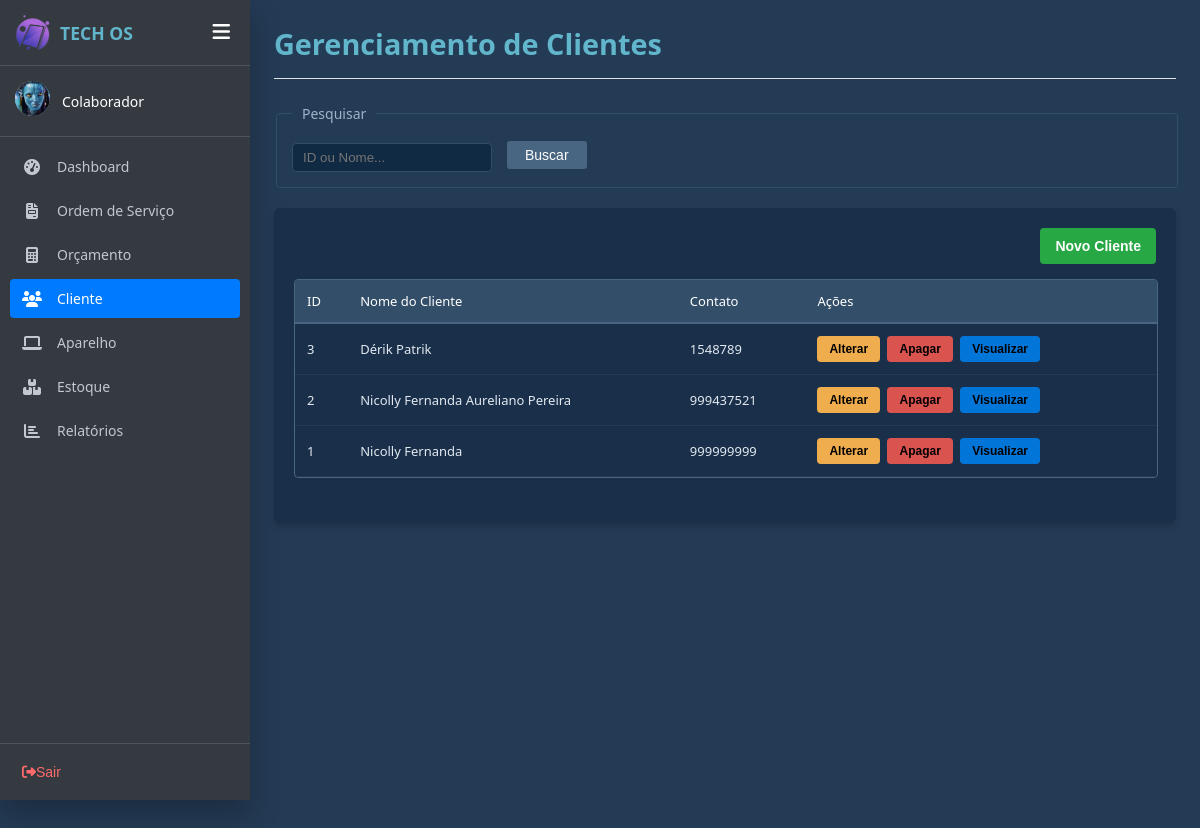
Page /cliente.php on the earlier database version.
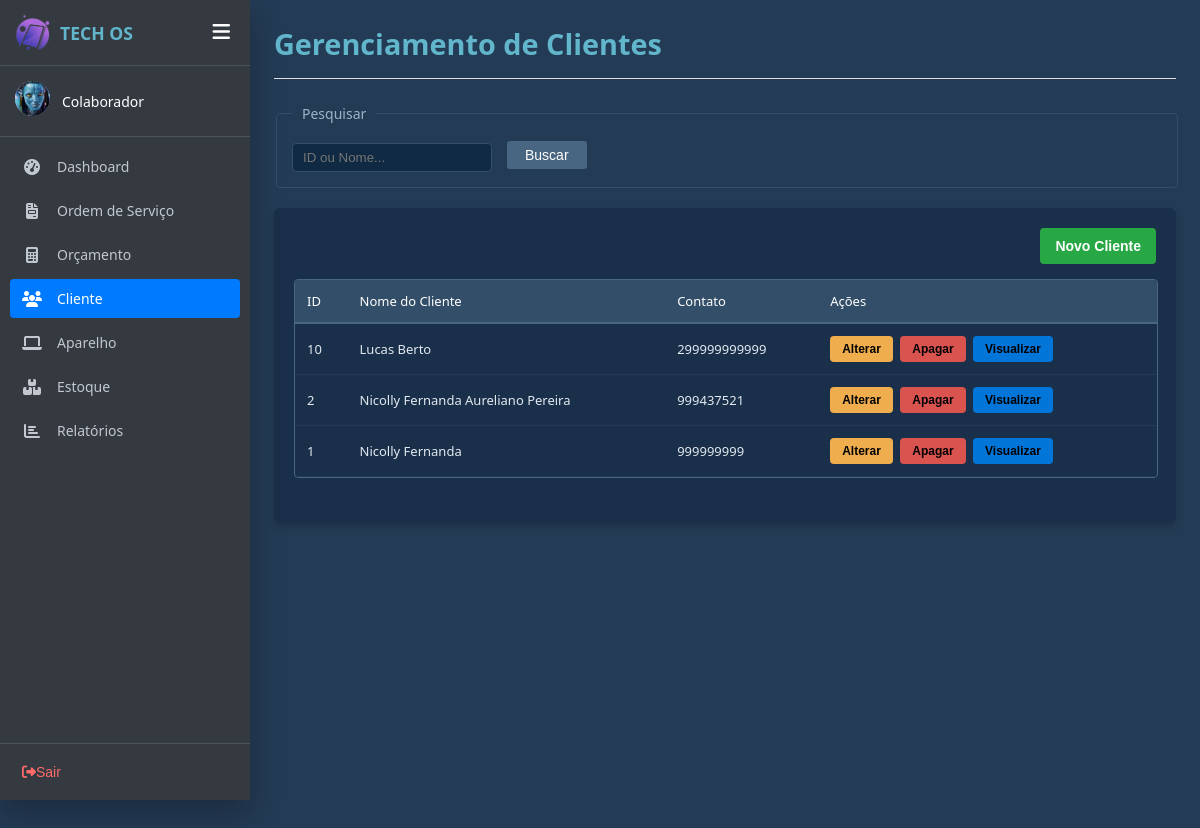
Same page on the later database version.
### tables this page shows
CREATE TABLE `clientes` (
  `idCliente` int(11) NOT NULL COMMENT 'Número de identificação do cliente',
  `nomeCliente` varchar(150) NOT NULL COMMENT 'Nome do cliente que será cadastrado ',
  `cpfCliente` varchar(15) NOT NULL COMMENT 'CPF completo do cliente',
  `emailCliente` varchar(150) NOT NULL COMMENT 'Endereço de email principal para contato e notificações',
  `telefoneCliente` varchar(20) NOT NULL COMMENT 'O número para contato com o cliente',
  `cepCliente` varchar(10) NOT NULL COMMENT 'O CEP para identificar o endereço do cliente',
  `enderecoCliente` varchar(30) NOT NULL COMMENT 'O nome da rua em que mora',
  `numeroCliente` varchar(20) NOT NULL COMMENT 'Número da residência',
  `complementoCliente` varchar(50) NOT NULL COMMENT 'O complemento opcional para identificar onde o cliente mora',
  `bairroCliente` varchar(40) NOT NULL COMMENT 'O bome do Bairro do cliente',
  `cidadeCliente` varchar(30) NOT NULL COMMENT 'O nome da cidade em que reside',
  `estadoCliente` varchar(30) NOT NULL COMMENT 'O nome do Estado em que mora'
);

### php/funcaoCliente.php (the view, shortened to what this page needs)
<?php
    function listaClientes($termoBusca = ""){
        $html = "";
    include("includes/conexao.php");
    $sql = "SELECT idCliente, nomeCliente, cpfCliente, telefoneCliente, cepCliente, enderecoCliente, numeroCliente, complementoCliente, bairroCliente, cidadeCliente, estadoCliente  from clientes";
    $sql .= " ORDER BY idCliente DESC";
    $result = mysqli_query($conn,$sql);
    if(mysqli_num_rows($result) > 0){
        foreach($result as $coluna){
        $html .= "<tr>
                          <td>".$coluna['idCliente']."</td>
                          <td >".$coluna['nomeCliente']."</td>
                          <td >".$coluna['telefoneCliente']."</td>
                          <td>
                            <button class='btn-alterar-tabela btn-alterar' title='Alterar'
                            data-id='".$coluna['idCliente']."'
                            data-nome='".htmlspecialchars($coluna['nomeCliente'],ENT_QUOTES)."'
                            data-cpf='".htmlspecialchars($coluna['cpfCliente'],ENT_QUOTES)."'
                            data-telefone='".htmlspecialchars($coluna['telefoneCliente'],ENT_QUOTES)."'
                            data-cep='".htmlspecialchars($coluna['cepCliente'],ENT_QUOTES)."'
                            data-endereco='".htmlspecialchars($coluna['enderecoCliente'],ENT_QUOTES)."'
                            data-numero='".htmlspecialchars($coluna['numeroCliente'],ENT_QUOTES)."'
                            data-complemento='".htmlspecialchars($coluna['complementoCliente'],ENT_QUOTES)."'
                            data-bairro='".htmlspecialchars($coluna['bairroCliente'],ENT_QUOTES)."'
                            data-cidade='".htmlspecialchars($coluna['cidadeCliente'],ENT_QUOTES)."'
                            data-estado='".htmlspecialchars($coluna['estadoCliente'],ENT_QUOTES)."'
                            > Alterar
                            </button>
                            <button class='btn-apagar-tabela btn-apagar' title='Apagar' data-id='".$coluna['idCliente']."'>
                            Apagar
                            </button>
                            <button
                            class='btn-visualizar-tabela btn-visualizar' title='Visualizar'
                            data-id='".$coluna['idCliente']."'
                            data-nome='".htmlspecialchars($coluna['nomeCliente'],ENT_QUOTES)."'
                            data-cpf='".htmlspecialchars($coluna['cpfCliente'],ENT_QUOTES)."'
                            data-telefone='".htmlspecialchars($coluna['telefoneCliente'],ENT_QUOTES)."'
                            data-cep='".htmlspecialchars($coluna['cepCliente'],ENT_QUOTES)."'
                            data-endereco='".htmlspecialchars($coluna['enderecoCliente'],ENT_QUOTES)."'
                            data-numero='".htmlspecialchars($coluna['numeroCliente'],ENT_QUOTES)."'
                            data-complemento='".htmlspecialchars($coluna['complementoCliente'],ENT_QUOTES)."'
                            data-bairro='".htmlspecialchars($coluna['bairroCliente'],ENT_QUOTES)."'
                            data-cidade='".htmlspecialchars($coluna['cidadeCliente'],ENT_QUOTES)."'
                            data-estado='".htmlspecialchars($coluna['estadoCliente'],ENT_QUOTES)."'
                            >Visualizar
                            </button>
                          </td>
                     </tr>";
        }
    } else {
        $html .= "<tr><td colspan='4' style='text-align:center;'>Nenhum cliente encontrado.</td></tr>";
    }
        return $html;
    }
    ?>

Differences in the rows shown:
removed clientes: idCliente "3", nomeCliente "Dérik Patrik", telefoneCliente "1548789"
added clientes: idCliente "10", nomeCliente "Lucas Berto", telefoneCliente "299999999999"
